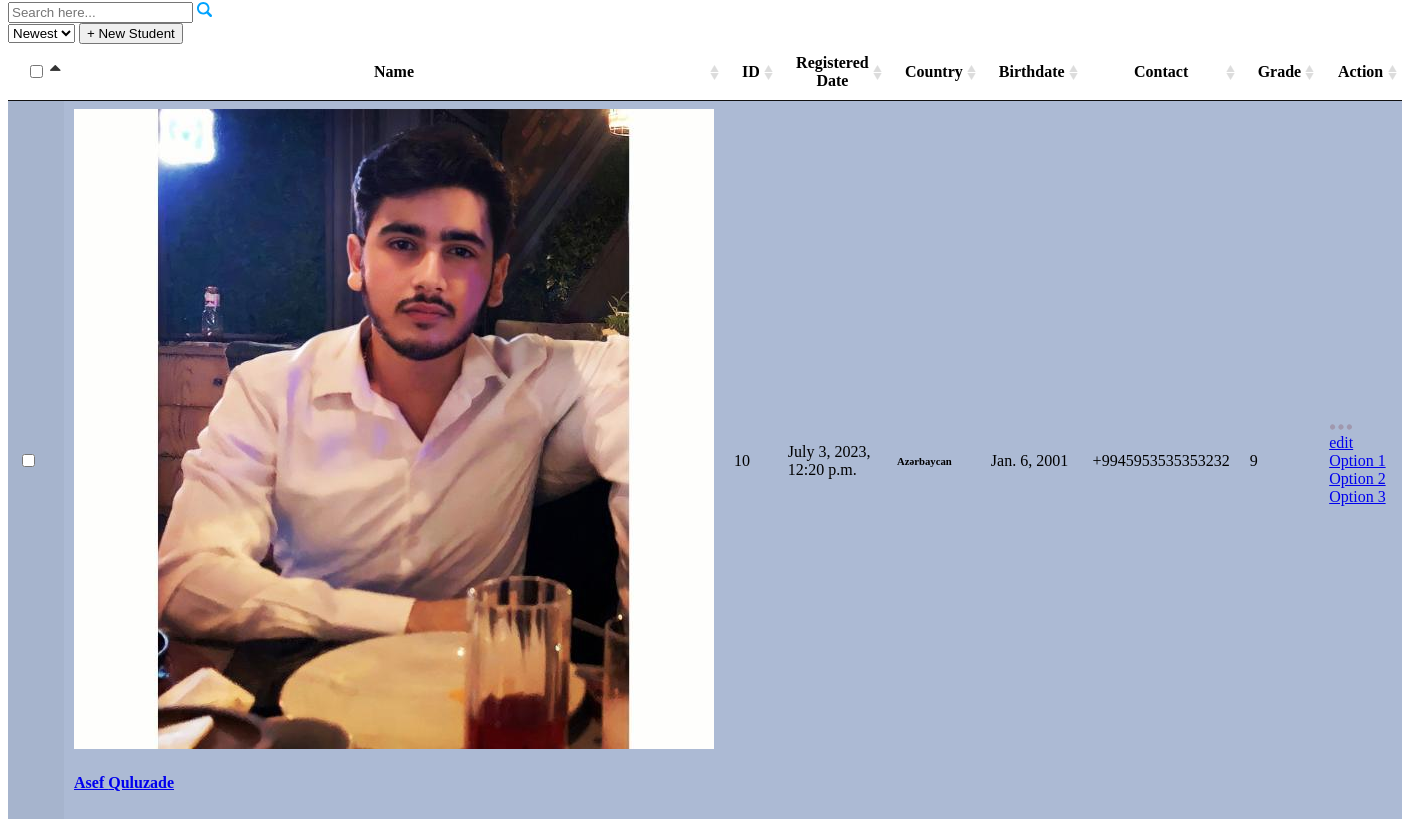
Page /students/ (signed in, middle part) on the earlier database version.
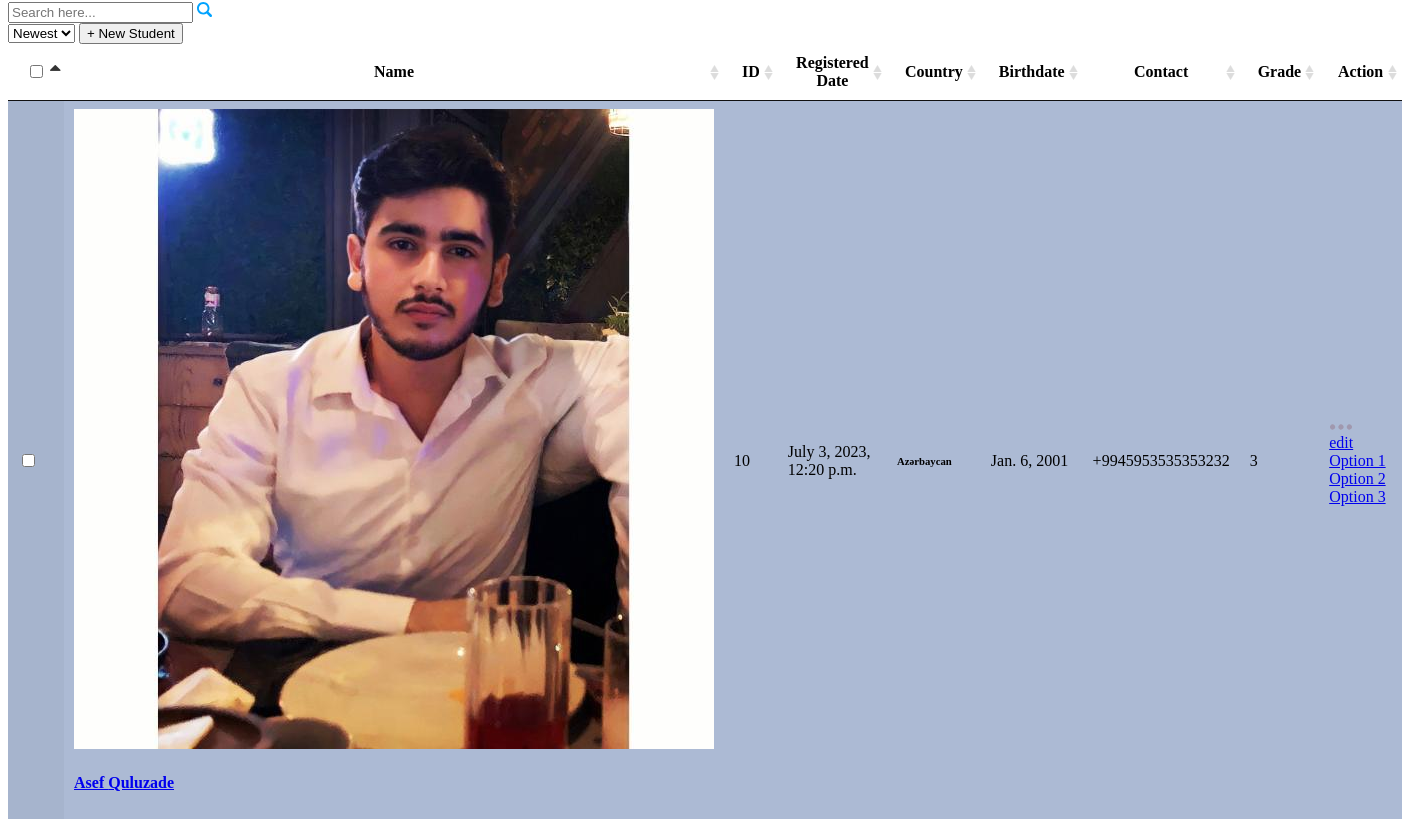
Same page on the later database version.
### staff/models.py (models this page shows, shortened)
class Student(models.Model):
    user = models.OneToOneField(User, on_delete=models.CASCADE, primary_key=True)
    GRADE_CHOICES = [
        ('1', '1st Grade'),
        ('2', '2nd Grade'),
        ('3', '3rd Grade'),
        ('4', '4th Grade'),
        ('5', '5th Grade'),
        ('6', '6th Grade'),
        ('7', '7th Grade'),
        ('8', '8th Grade'),
        ('9', '9th Grade'),
        ('10', '10th Grade'),
        ('11', '11th Grade'),
    ]
    grade = models.CharField(max_length=232,choices=GRADE_CHOICES)
    lessons = models.ManyToManyField('Lesson', related_name='students')
    class Meta:
        verbose_name_plural = 'Students'

### baseuser/models.py (models this page shows, shortened)
class User(AbstractUser):
    created_at = models.DateTimeField(auto_now_add=True)
    updated_at = models.DateTimeField(auto_now=True)
    gender_choice = (
        ('male', 'Male'),
        ('female', 'Female'),
    )
    gender = models.CharField(max_length=250, choices=gender_choice)
    birthdate = models.DateField()
    profile_photo = models.ImageField(default='profile_photos/default_pp.png', upload_to='profile_photos')
    user_type_names = (
        ('student', 'Student'),
        ('teacher', 'Teacher'),
        ('admin', 'Admin'),
    )
    user_type = models.CharField(max_length=500, choices=user_type_names)
    country = models.CharField(max_length=250)
    number = models.CharField(max_length=50,blank=True ,null=True)
    class Meta:
        verbose_name_plural = 'Users'

### baseuser/decorators.py (the view)
    def wrapper_func(request, *args, **kwargs):
        if request.user.user_type == 'admin':
            return view_func(request, *args, **kwargs)
        else:
            return redirect('error_permission')

### staff/views.py (called while the page is built)
@custom_login_required
@superadmin_required
def student_list(request):
    context = {
        'students': Student.objects.all(),
    }
    return render(request, 'student.html', context)

### staff/templates/student.html (shortened to what this page needs)
{% extends 'base_core.html' %}
{% load static %}
{% block content %}
    <div id="main-wrapper">
        <div class="content-body">
			<div class="container-fluid">
				<div class="row">
					<div class="col-xl-12">
						<div class="row">
							<div class="col-xl-12">
								<div class="page-title flex-wrap">
									<div class="input-group search-area mb-md-0 mb-3">
										<input type="text" class="form-control" placeholder="Search here...">
										<span class="input-group-text"><a href="javascript:void(0)">
										</a></span>
									</div>
									<div>
										<select class="image-select bs-select dashboard-select me-3" aria-label="Default">
											<option selected>Newest</option>
										</select>
										<a href="{% url 'register-student' %}"><button type="button" class="btn btn-primary" data-bs-toggle="modal" data-bs-target="#exampleModal">
										 + New Student
										</button> </a>
									</div>
								</div>
							</div>
							<div class="col-xl-12 wow fadeInUp" data-wow-delay="1.5s">
								<div class="table-responsive full-data">
									<table class="table-responsive-lg table display dataTablesCard student-tab dataTable no-footer" id="example-student">
										<thead>
											<tr>
												<th>
													<input type="checkbox" class="form-check-input" id="checkAll" required="">
												</th>
												<th>Name</th>
												<th>ID</th>
												<th>Registered Date</th>
												<th>Country</th>
												<th>Birthdate</th>
												<th>Contact</th>
												<th>Grade</th>
												<th class="text-end">Action</th>
											</tr>
										</thead>
										<tbody>
											{% for student  in students  %}
											<tr>
												<td>
													<div class="checkbox me-0 align-self-center">
														<div class="custom-control custom-checkbox ">
															<input type="checkbox" class="form-check-input" id="check8" required="">
														</div>
													</div>
												</td>
												<td>
													<div class="trans-list">
														<img src="{{student.user.profile_photo.url}}" alt="" class="avatar avatar-sm me-3">
														<a href="{% url 'student_detail' student.user_id %}"><h4>{{ 	student.user.first_name}} {{ student.user.last_name}}</h4> </a>
													</div>
												</td>
												<td><span class="text-primary font-w600"> {{student.user.id}}</span></td>
												<td>
													<div class="date">{{student.user.created_at}}</div>
												</td>
												<td><h6 class="mb-0">{{ student.user.country }} </h6></td>
												<td>
													<div class="date">{{student.user.birthdate}}</div>
												</td>
												<td>
													<div class="badge bg-secondary">
														{{ student.user.number }}
													</div>
												</td>
												<td>
													<div class="badge bg-primary">
														{{ student.grade }}
													</div>
												</td>
												<td>
													<div class="dropdown custom-dropdown float-end">
														<div class="btn sharp tp-btn " data-bs-toggle="dropdown">
														</div>
														<div class="dropdown-menu dropdown-menu-end">
															<a href= "{% url 'edit_student' student.user_id %}">edit</a>
															<a class="dropdown-item" href="javascript:void(0);">Option 1</a>
															<a class="dropdown-item" href="javascript:void(0);">Option 2</a>
															<a class="dropdown-item" href="javascript:void(0);">Option 3</a>
														</div>
													</div>
												</td>
											</tr>
											{% endfor %}
										</tbody>
									</table>
								</div>
							</div>
						</div>
					</div>
				</div>
			</div>
		</div>
	</div>
    {% endblock %}

### core/templates/base_core.html (shortened to what this page needs)
{% load static %}
<!DOCTYPE html>
<html lang="en">
<head>
	<link href="{% static 'vendor/wow-master/css/libs/animate.css' %}" rel="stylesheet">
	<link href="{% static 'vendor/bootstrap-select/dist/css/bootstrap-select.min.css' %}" rel="stylesheet">
	<link rel="stylesheet" href="{% static 'vendor/bootstrap-select-country/css/bootstrap-select-country.min.css' %}">
	<link rel="stylesheet" href="{% static 'vendor/jquery-nice-select/css/nice-select.css' %}">
	<link href="{% static 'vendor/datepicker/css/bootstrap-datepicker.min.css' %}" rel="stylesheet">
	 <link href="{% static 'vendor/datatables/css/jquery.dataTables.min.css' %}" rel="stylesheet">
	<link rel="stylesheet" href="{% static 'vendor/swiper/css/swiper-bundle.min.css' %}">
    <link href="{% static 'css/style.css' %}" rel="stylesheet">
</head>
<body>
{% block content %}
{% endblock %}
</body>
</html>

### core/templates/partials/header.html (shortened to what this page needs)
{% load static %}

### core/templates/partials/sidebar.html (shortened to what this page needs)
{% load static %}

Differences in the rows shown:
changed Student "Asef": grade "9" → "3"
